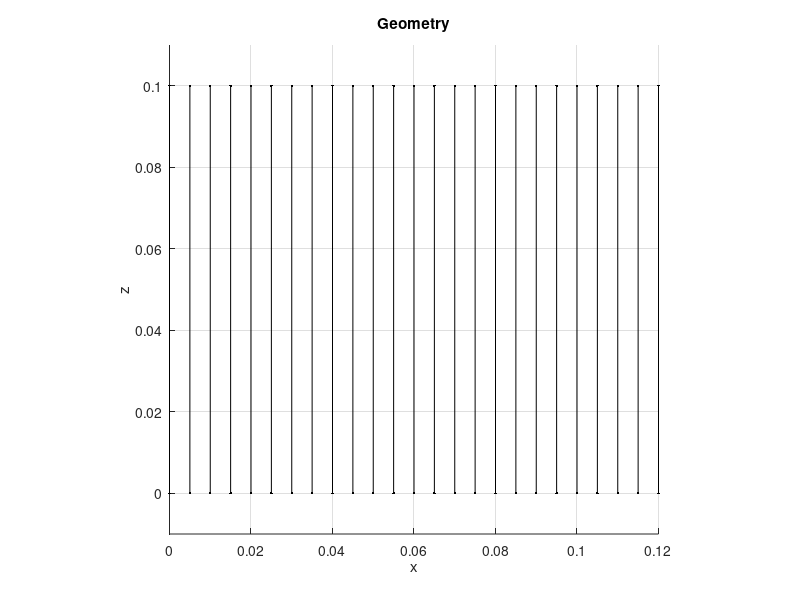

Reproduce this figure in MATLAB. (Note: this script raises an error after producing the figure.)
%% Initialization
clear;
close all;
clc;

addpath(genpath(pwd));

%% Physical constants
mu0  = 4*pi*1e-7;           % Vacuum permeability [H/m]
eps0 = 8.8541878188e-12;    % Vacuum permittivity [F/m]
c    = 1 / sqrt(mu0*eps0);  % Speed of light in vacuum [m/s]

%% Geometry definition
l       = 0.1;      % Stick length [m]
dmax    = 0.12;     % Maximum x-offset [m]
nSticks = 25;       % Number of sticks

d = linspace(0, dmax, nSticks);

% Base geometry for one vertical stick:
% node 1 = [0; 0; 0]
% node 2 = [0; 0; l]
NN0 = [0 0 0; ...
       0 0 l].';

% Replicate the base stick geometry
NN = repmat(NN0, 1, nSticks);

% Assign x-offsets to each stick
NN(1,1:2:end) = d;
NN(1,2:2:end) = d;

nNodes = size(NN, 2);

% Connectivity matrix G:
% each column identifies the two nodes of one stick
G = [1:2:2*nSticks-1; ...
     2:2:2*nSticks];

% Stick barycenters
bar_stick = 0.5 * (NN(:, G(1,:)) + NN(:, G(2,:)));

% Geometric / numerical parameters
radius    = 1e-3 * ones(1, nSticks);  % Stick radius [m]
np_gauss  = 3;                        % Number of Gauss points
N.thread  = 10;                       % Number of threads
norm_eps  = 0;                        % Unused in this script, kept for compatibility

%% Geometry plot
figure;
plot3( ...
    [NN(1,G(1,:)); NN(1,G(2,:))], ...
    [NN(2,G(1,:)); NN(2,G(2,:))], ...
    [NN(3,G(1,:)); NN(3,G(2,:))], ...
    '.-', 'Color', 'k' ...
);
grid on;
axis equal;
xlabel('x');
ylabel('y');
zlabel('z');
title('Geometry');
view(0, 0);

%% Incidence matrix assembly
val_neg_g = G(1,:);
val_pos_g = G(2,:);

Matrix_G = sparse(1:nSticks, val_neg_g, -ones(nSticks,1), nSticks, nNodes);
Matrix_G = Matrix_G + ...
           sparse(1:nSticks, val_pos_g,  ones(nSticks,1), nSticks, nNodes);

%% Capacitive element construction
% For each node, store the list of connected edges.
ne_cap_max = max(full(sum(abs(Matrix_G), 1)));

Cap_Elem = zeros(1 + ne_cap_max, nNodes);
bar_cap  = zeros(3, nNodes);

for k = 1:nNodes
    idE = find(Matrix_G(:, k));   % Edges connected to node k
    bar_cap(:, k) = mean(bar_stick(:, idE), 2);

    nE = length(idE);
    Cap_Elem(1, k) = nE;
    Cap_Elem(2:nE+1, k) = idE;
end

ne_cap_tot = sum(Cap_Elem(1,:)); %#ok<NASGU> % Total number of capacitive connections
A_ = Matrix_G.';

disp('...done');
disp('------------------------------------');

%% Assembly of static P and L matrices
P0 = P_stick_assemble_matlab_vec( ...
    nSticks, nNodes, NN, G, radius, np_gauss + 20, ...
    ne_cap_max, Cap_Elem, N.thread);

L0 = L_stick_assemble_matlab_vec( ...
    nSticks, nNodes, NN, G, radius, np_gauss + 1, 1, N.thread);

%% Distance matrices for retardation effects
% dist_P = distance_points(NN.');      % Alternative option
dist_P = distance_points(bar_cap.');
dist_L = distance_points(bar_stick.');

%% Frequency-dependent operators
P = @(w) P0 .* exp(-1j * dist_P * w / c);
L = @(w) L0 .* exp(-1j * dist_L * w / c);

%% Reference angular frequency
w0 = sqrt(A_(:,1)' * P0 * A_(:,1)) / sqrt(L0(1,1));
wavel = c / (2*pi*w0); %#ok<NASGU> % Reference wavelength [m]

%% Generalized eigenvalue problem (static case)
scal_ = w0^2;

% Solve:
%   (A_' * P0 * A_) u = lambda * (scal_ * L0) u
%
% Eigenvalues are then rescaled to recover normalized frequencies.
[U, Lambda] = eigs(A_' * P0 * A_, scal_ * L0, 20, 'smallestabs');
Lambda = diag(Lambda);

% Normalized eigenfrequencies
ww_eig = sqrt(Lambda * scal_) ./ w0

%% Residual check for the generalized eigenvalue problem
resEIG = zeros(length(Lambda), 1);

for ii = 1:length(Lambda)
    ui = U(:,ii) / norm(U(:,ii));
    resEIG(ii) = norm((scal_ * L0 * Lambda(ii) - A_' * P0 * A_) * ui);
end

resEIG

%% Plot static eigenvectors
for kk = 1:length(Lambda)
    figure(100 + kk);
    hold on;
    plot(abs(U(:,kk)),  '.-');
    plot(real(U(:,kk)), '.-');
    plot(imag(U(:,kk)), '.-');
    legend('Abs', 'Re', 'Im');
    title(sprintf('Static eigenvector %d', kk));
    xlabel('DoF index');
    ylabel('Amplitude');
    grid on;
    drawnow;
end

%% Nonlinear eigenvalue problem (NEP) setup
opts = [];
opts.nx        = nSticks;
opts.ny        = 25;
opts.maxSeeds  = opts.nx * opts.ny;
opts.acceptTol = 1e-6;
opts.tol       = 1e-12;

scal = w0;
ret  = 1;   % Retardation / propagation enabled (1 = on, 0 = off)

% Frequency-domain nonlinear operator:
% A(w) = -A_'*P(w*scal*ret)*A_ + w^2*scal^2*L(w*scal*ret)
A = @(w) -A_' * P(w * scal * ret) * A_ + ...
          w.^2 * scal^2 * L(w * scal * ret);

% Derivative of A(w) with respect to w
opts.dA = @(w) ...
    -ret * A_' * ((-1j * scal * dist_P / c) .* P(w * scal)) * A_ + ...
     2 * w * scal^2 * L(w * scal * ret) + ...
     ret * scal^2 * w^2 * ((-1j * scal * dist_L / c) .* L(w * scal));

%% Solve nonlinear eigenvalue problem
warning off;
% [lambw, X, info] = nepN(A, [0 1.2 -0.2 0.2], opts); %#ok<ASGLU>

% Beyn integral zooms over the eigenvalues in the ball with given center
% and radius. The size of probing subspaces which determine the number of
% eigenvalues recovered are determined adaptively, but the tolerances may
% need some adjustment (right now are hardcoded in beyn_integral, and
% trap_circle). Currently the residuals are not as small as Newton's, but
% it may be a good idea to use Newton for refinment (note that the relative
% residuals are still small, the norm of the operator is ~ 1e14).
center = 0.5; radius = 0.5;
% center = 1.0; radius = 0.15;
[lambw, X] = beyn_integral(A, size(A_, 2), center, radius);

% Normalized nonlinear eigenfrequencies
lambw 

%% Residual check for the nonlinear eigenvalue problem
resNEP = zeros(length(lambw), 1);

for ii = 1:length(lambw)
    resNEP(ii) = norm(A(lambw(ii)) * X(:,ii));
end

resNEP

%% Plot nonlinear eigenvectors
for kk = 1:length(lambw)
    figure(1000 + kk);
    hold on;
    plot(abs(X(:,kk)),  '.-');
    plot(real(X(:,kk)), '.-');
    plot(imag(X(:,kk)), '.-');
    legend('Abs', 'Re', 'Im');
    title(sprintf('Nonlinear eigenvector %d', kk));
    xlabel('DoF index');
    ylabel('Amplitude');
    grid on;
    drawnow;
end
